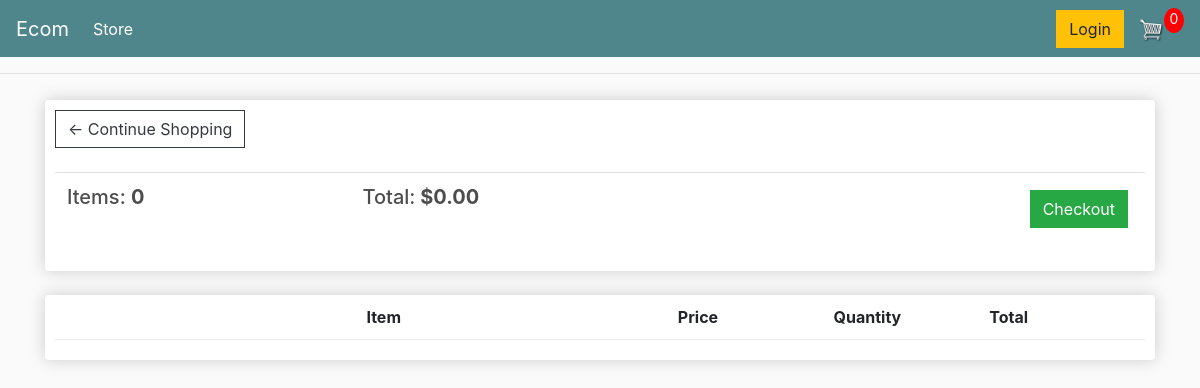
The page /cart/ (signed in) on the database as committed earlier.
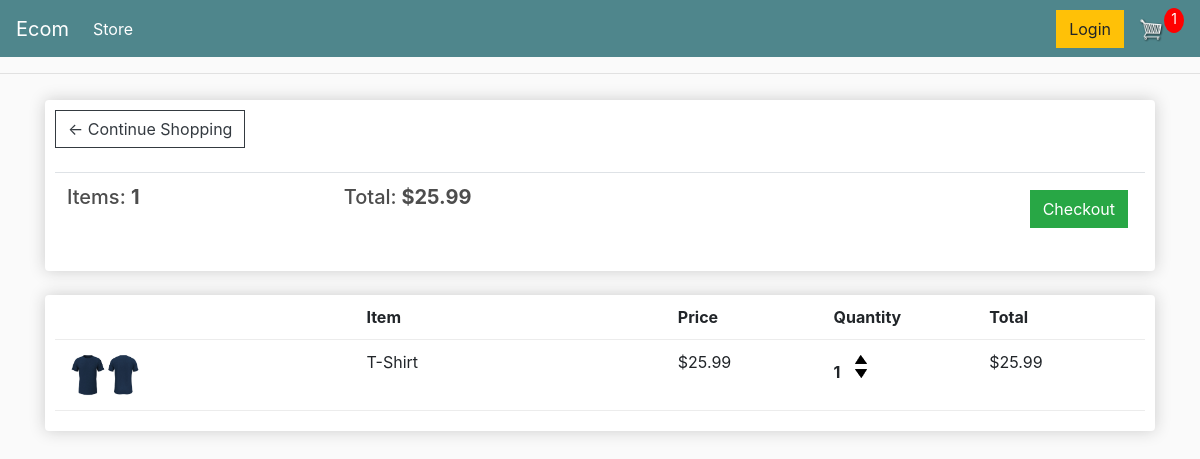
The same page on the database as committed later.
### store/models.py (models this page shows, shortened)
class Order(models.Model):
    customer = models.ForeignKey(Customer,on_delete=models.SET_NULL,null=True,blank=True)
    date_ordered = models.DateTimeField(auto_now_add=True)
    complete = models.BooleanField(default=False,null=True,blank=False)
    transaction_id = models.CharField(max_length=100,null=True)
    @property
    def get_cart_total(self):
        orderitems = self.orderitem_set.all()
        total = sum([item.get_total for item in orderitems])
        return total
    @property
    def get_cart_items(self):
        orderitems = self.orderitem_set.all()
        total = sum([item.quantity for item in orderitems])
        return total

class OrderItem(models.Model):
    product = models.ForeignKey(Product,on_delete=models.SET_NULL,blank=True,null=True)
    order = models.ForeignKey(Order,on_delete=models.SET_NULL,blank=True,null=True)
    quantity = models.IntegerField(default=0,null=True,blank=True)
    date_added = models.DateTimeField(auto_now_add=True)
    @property
    def get_total(self):
        total = self.product.price * self.quantity
        return total

class Product(models.Model):
    name = models.CharField(max_length=200,null=True)
    price = models.FloatField()
    digital = models.BooleanField(default=False,null=True,blank=False)
    image = models.ImageField(upload_to='products',null=True,blank=True)

### store/views.py (the view)
# urls.py: path('cart/',views.cart,name='cart'),
def cart(request):
    if request.user.is_authenticated:
        customer = request.user.customer
        order,created = models.Order.objects.get_or_create(customer=customer,complete=False)
        items = order.orderitem_set.all() #needed in my project for getting transaction
        cartItems = order.get_cart_items
    else:
        order = {'get_cart_total':0,'get_cart_items':0,'shipping':False}
        items = []
        cartItems = order['get_cart_items']
    context = {'items':items,'order':order,'cartItems':cartItems}
    return render(request,'store/cart.html',context=context)

### store/templates/store/cart.html
{% extends 'store/main.html' %}
{% load static %}
{% block content %}
<div class="row">
	<div class="col-lg-12">
		<div class="box-element">
            <a  class="btn btn-outline-dark" href="{% url 'store' %}">&#x2190; Continue Shopping</a>
            <br>
            <br>
            <table class="table">
                <tr>
                    <th><h5>Items: <strong>{{order.get_cart_items}}</strong></h5></th>
                    <th><h5>Total:<strong> ${{order.get_cart_total|floatformat:2}}</strong></h5></th>
                    <th>
                        <a  style="float:right; margin:5px;" class="btn btn-success" href="{% url 'checkout' %}">Checkout</a>
                    </th>
                </tr>
            </table>
        </div>
		<br>
		<div class="box-element">
            <div class="cart-row">
                <div style="flex:2"></div>
                <div style="flex:2"><strong>Item</strong></div>
                <div style="flex:1"><strong>Price</strong></div>
                <div style="flex:1"><strong>Quantity</strong></div>
                <div style="flex:1"><strong>Total</strong></div>
            </div>
            {% for item in items %}
            <div class="cart-row">
                <div style="flex:2"><img class="row-image" src="/media/{{item.product.image}}"></div>
                <div style="flex:2"><p>{{item.product.name}}</p></div>
                <div style="flex:1"><p>${{item.product.price|floatformat:2}}</p></div>
                <div style="flex:1">
                    <p class="quantity">{{item.quantity}}</p>
                    <div class="quantity">
                        <img data-product={{item.product.id}} data-action="add" class="chg-quantity update-cart" src="{% static  'images/arrow-up.png' %}">
                        <img data-product={{item.product.id}} data-action="remove" class="chg-quantity update-cart" src="{% static  'images/arrow-down.png' %}">
                    </div>
                </div>
                <div style="flex:1"><p>${{item.get_total|floatformat:2}}</p></div>
            </div>
            {% endfor %}
	</div>
</div>
{% endblock %}

Rows that differ between the two databases and show on the page:
computed for Order: get_cart_items "0" → "1"; get_cart_total "0.00" → "25.99"
added OrderItem: product.image (picture), product.name "T-Shirt", product.price "25.99", quantity "1", get_total "25.99"
Other text that changed with them:
{{ cartItems }}: "0" → "1"
